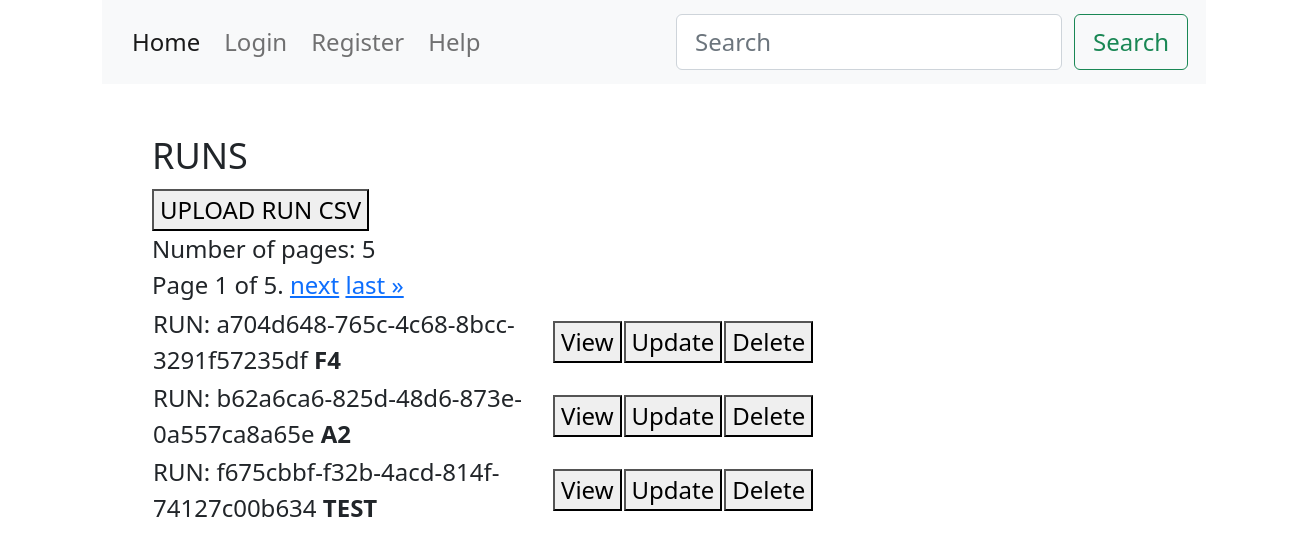
The app's page /runs/ with its own data.
### runs/models.py (models this page shows, shortened)
class Run(models.Model):
    run_id = models.CharField(
        max_length=255,
        unique=True,
        primary_key=True,
        editable=False,
        default=uuid.uuid4,
    )
    run_name = models.CharField(max_length=100, default="RUN_NAME")
    run_date = models.CharField(max_length=100, null=True, default="2023-01-01 09:00")
    uploaded_filename = models.FileField(null=True, blank=True, upload_to="data/")
    project_id = models.PositiveIntegerField(default=1)
    data_scientist_id = models.PositiveIntegerField(default=1)
    mlr_dataset = models.CharField(max_length=255, default="datased-used")
    feature_set = models.CharField(max_length=255, default="all-or-red")
    split = models.FloatField(default=0.0)
    tuned = models.BooleanField(default=False)
    setup = models.CharField(max_length=1000, default="setup-config")
    model_used = models.CharField(max_length=1000, default="model-parameters")
    holdout_acc = models.FloatField(default=0.0)
    metrics_dict = models.CharField(max_length=1000, default="{'example_field':'value}")
    accuracy = models.FloatField(default=0.0)
    roc_auc = models.FloatField(default=0.0)
    recall = models.FloatField(default=0.0)
    precision = models.FloatField(default=0.0)
    f1 = models.FloatField(default=0.0)
    kappa = models.FloatField(default=0.0)
    mcc = models.FloatField(default=0.0)

### runs/views.py (the view)
# urls.py: path("runs/", include("runs.urls", namespace="runs")),
def runs(request):
    runs = Run.objects.all()
    page_number = request.GET.get("page")
    if not page_number:
        page_number = 1
    paginator = Paginator(runs, 3)
    page_obj = paginator.get_page(page_number)
    runs = paginator.page(page_number)
    context = {"runs": runs, "page_obj": page_obj}
    return render(request, "runs/runs.html", context)

### runs/templates/runs/runs.html (shortened to what this page needs)
{% extends 'base.html' %} {% block content %}
<div class="container content">
  <main>
    <div class="">
      <div class="">
        <div class="" style="width:1200px;">
          <div class="">
            <h4>RUNS</h4>
          </div>
          <div class="">
            <a href="{% url 'runs:create-run-csv' %}"><button type="button" class="">UPLOAD
                RUN CSV</button></a>
          </div>
          <div>Number of pages: {{page_obj.paginator.num_pages}}</div>
          <div class="pagination">
            <span class="step-links">
              <span class="current">
                Page {{ page_obj.number }} of {{ page_obj.paginator.num_pages }}.
              </span>
              {% if page_obj.has_next %}
              <a href="?page={{ page_obj.next_page_number }}">next</a>
              <a href="?page={{ page_obj.paginator.num_pages }}">last &raquo;</a>
              {% endif %}
            </span>
          </div>
          <div class="">
            <table class="table-auto border-collapse ">
              <thead>
                <tr>
                  <th class=""></th>
                  <th class=""></th>
                  <th class=""></th>
                  <th class=""></th>
                </tr>
              </thead>
              <tbody>
                {% for run in runs %}
                <tr class="">
                  <td class="" style="width:400px">
                    RUN:&nbsp;{{run.run_id}} <b>{{run.run_name}}</b>
                  </td>
                  <td class="">
                    <a href="{% url 'runs:run' run.run_id %}" class=""><button type="button" class="">View</button>
                    </a>
                  </td>
                  <td class="">
                    <a href="" class=""><button type=" button" class="">Update</button></a>
                  </td>
                  <td class="">
                    <a href="" class="">
                      <button type="button" class="">Delete</button></a>
                  </td>
                </tr>
                {% endfor %}
              </tbody>
            </table>
          </div>
        </div>
      </div>
    </div>
  </main>
</div>
{% endblock content %}

### static/css/custom.css (style rules this page uses)
* { font-size: 24px; }
.content { padding: 50px; }

### templates/base.html (style rules this page uses)
html { margin-left: calc(100vw - 100%); }

### records on screen
Run: run_id "a704d648-765c-4c68-8bcc-3291f57235df", run_name "F4"
Run: run_id "b62a6ca6-825d-48d6-873e-0a557ca8a65e", run_name "A2"
Run: run_id "f675cbbf-f32b-4acd-814f-74127c00b634", run_name "TEST"

### other values on screen
{{ page_obj.paginator.num_pages }} "5"
{{ page_obj.number }} "1"
